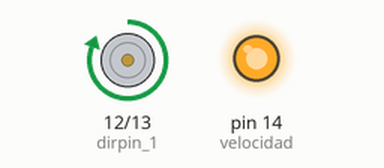
Simulated run of this sketch. Board: Arduino Uno, built with avr-gcc and run on an emulated ATmega328P. On the bench: motor-driver pin pairs drawn as motors (green arrow = first pin HIGH = forward, orange = second pin HIGH = backward, longer = more drive), output pins drawn as LEDs (lit = HIGH).

Above: at 1.0 s.
At 3.0 s:
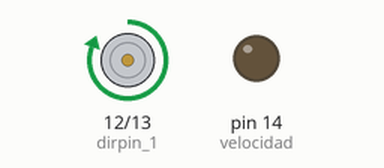
At 5.0 s:
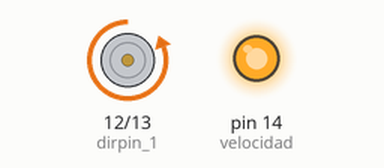
At 7.0 s:
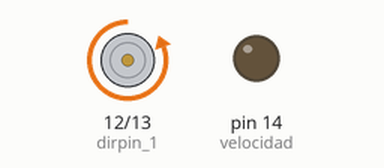
Timing chart, 0 to 10.4 s (numbered marks = the images above):
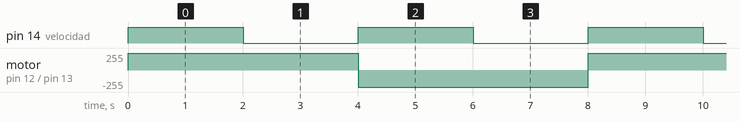

Measured:
- by itself, pin 14 (velocidad): alternates HIGH for 2.0 s and LOW for 2.0 s
- by itself, motor on pin 12 (dirpin_1) / pin 13 (dirpin_2): alternates forward 255/255 for 4.0 s and backward 255/255 for 4.0 s

The sketch:

32_motorDC_l293D.ino
```cpp
#define velocidad 14 // patilla 1 enable
#define dirpin_1 12
#define dirpin_2 13


void setup() {
  Serial.begin(115200);

  pinMode(velocidad, OUTPUT);
  pinMode(dirpin_1, OUTPUT);
  pinMode(dirpin_2, OUTPUT);
}

void loop() {

  digitalWrite(velocidad, HIGH);
  digitalWrite(dirpin_1, 1),
  digitalWrite(dirpin_2, 0),
  delay(2000);
  digitalWrite(velocidad, LOW); // apagamos motor
  delay(2000);

   digitalWrite(velocidad, HIGH);
  digitalWrite(dirpin_1, 0),
  digitalWrite(dirpin_2, 1),
  delay(2000);
  digitalWrite(velocidad, LOW); // apagamos motor
  delay(2000);

}
```
